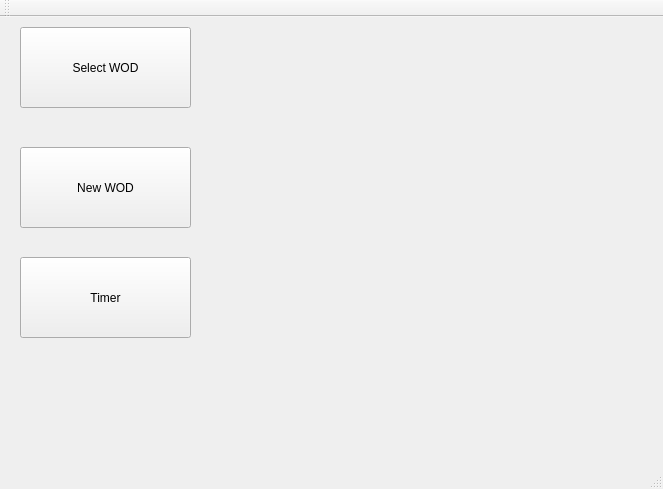
<?xml version="1.0" encoding="UTF-8"?>
<ui version="4.0">
 <class>MainWindow</class>
 <widget class="QMainWindow" name="MainWindow">
  <property name="geometry">
   <rect>
    <x>0</x>
    <y>0</y>
    <width>663</width>
    <height>489</height>
   </rect>
  </property>
  <property name="windowTitle">
   <string>MainWindow</string>
  </property>
  <widget class="QWidget" name="centralWidget">
   <widget class="QPushButton" name="qqq">
    <property name="geometry">
     <rect>
      <x>20</x>
      <y>130</y>
      <width>171</width>
      <height>81</height>
     </rect>
    </property>
    <property name="text">
     <string>New WOD</string>
    </property>
   </widget>
   <widget class="QPushButton" name="NewWodButton">
    <property name="geometry">
     <rect>
      <x>20</x>
      <y>10</y>
      <width>171</width>
      <height>81</height>
     </rect>
    </property>
    <property name="text">
     <string>Select WOD</string>
    </property>
   </widget>
   <widget class="QPushButton" name="TimerButton">
    <property name="geometry">
     <rect>
      <x>20</x>
      <y>240</y>
      <width>171</width>
      <height>81</height>
     </rect>
    </property>
    <property name="text">
     <string>Timer</string>
    </property>
   </widget>
  </widget>
  <widget class="QToolBar" name="mainToolBar">
   <attribute name="toolBarArea">
    <enum>TopToolBarArea</enum>
   </attribute>
   <attribute name="toolBarBreak">
    <bool>false</bool>
   </attribute>
  </widget>
  <widget class="QStatusBar" name="statusBar"/>
 </widget>
 <layoutdefault spacing="6" margin="11"/>
 <resources/>
 <connections/>
 <slots>
  <slot>slot1()</slot>
 </slots>
</ui>
